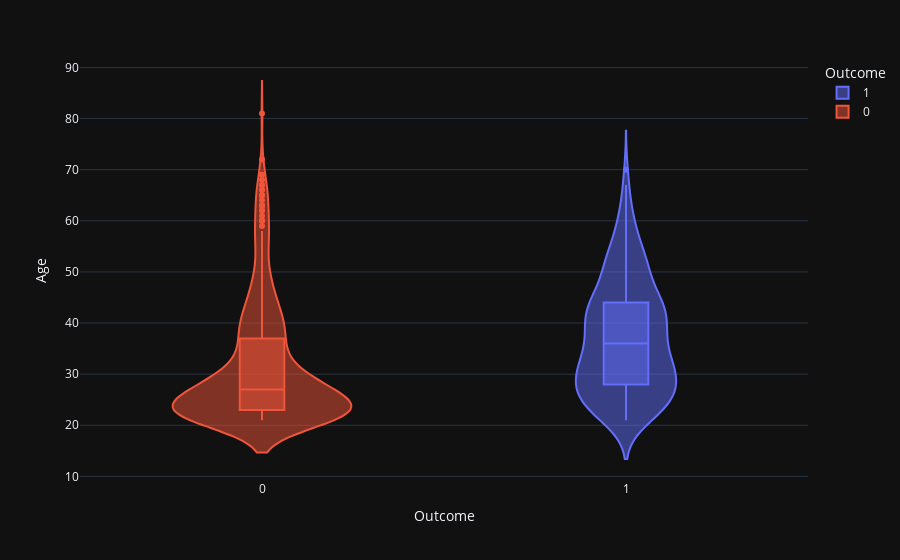

Notebook code cell kept with this figure:
### Markdown cell above
繪製提琴圖(violin)，觀察'年齡'與'是否有糖尿病'高低關係

### Code cell
violin('Age')

### Figure 1 — Plotly figure (JSON) as saved in the notebook; plotly's stock layout.template omitted (floating-point values rounded to 4 significant figures; data arrays with more than 128 entries replaced by an {"elided": "..."} marker saying what was removed)
{"data": [{"alignmentgroup": "True", "box": {"visible": true}, "hovertemplate": "Outcome=%{x}<br>Age=%{y}<extra></extra>", "legendgroup": "1", "marker": {"color": "#636efa"}, "name": "1", "offsetgroup": "1", "orientation": "v", "scalegroup": "True", "showlegend": true, "type": "violin", "x": {"elided": "268 int values"}, "x0": " ", "xaxis": "x", "y": {"elided": "268 int values"}, "y0": " ", "yaxis": "y"}, {"alignmentgroup": "True", "box": {"visible": true}, "hovertemplate": "Outcome=%{x}<br>Age=%{y}<extra></extra>", "legendgroup": "0", "marker": {"color": "#EF553B"}, "name": "0", "offsetgroup": "0", "orientation": "v", "scalegroup": "True", "showlegend": true, "type": "violin", "x": {"elided": "500 int values"}, "x0": " ", "xaxis": "x", "y": {"elided": "500 int values"}, "y0": " ", "yaxis": "y"}], "layout": {"legend": {"title": {"text": "Outcome"}, "tracegroupgap": 0}, "margin": {"t": 60}, "violinmode": "overlay", "xaxis": {"anchor": "y", "categoryarray": [1, 0], "categoryorder": "array", "domain": [0, 1], "title": {"text": "Outcome"}}, "yaxis": {"anchor": "x", "domain": [0, 1], "title": {"text": "Age"}}}}
